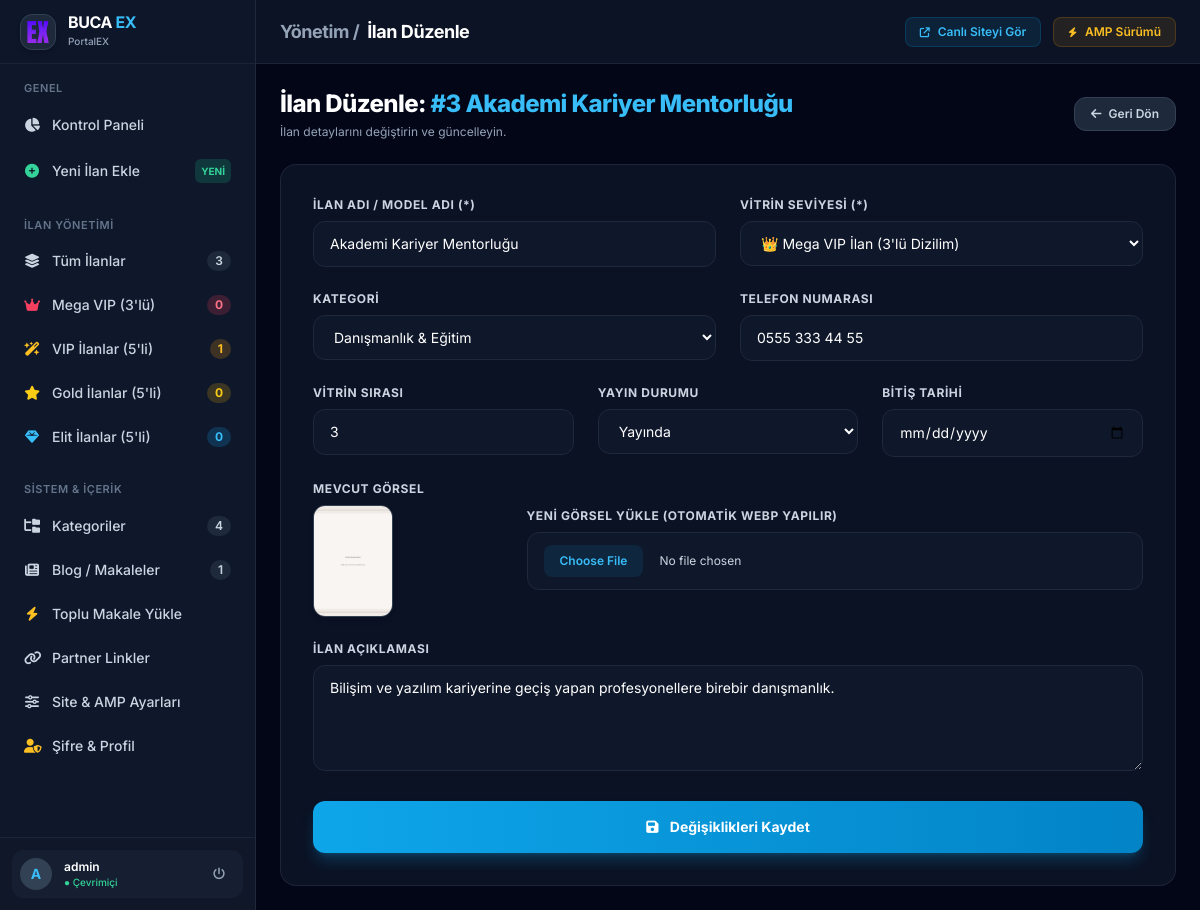
Page /admin/ilan-duzenle.php?id=3 (signed in) on the committed database.
### tables this page shows
CREATE TABLE `uyeler` (
  `id` INT NOT NULL AUTO_INCREMENT,
  `isim` VARCHAR(255) NOT NULL,
  `telefon` VARCHAR(50) DEFAULT '',
  `sehir` VARCHAR(100) DEFAULT 'İzmir',
  `semt` VARCHAR(100) DEFAULT 'Merkez',
  `kategori` INT DEFAULT 1,
  `resim` VARCHAR(255) DEFAULT 'placeholder.jpg',
  `aciklama` TEXT,
  `seviye` VARCHAR(50) DEFAULT 'Standart',
  `sira` INT DEFAULT 0,
  `durum` VARCHAR(50) DEFAULT 'Yayında',
  `seo` VARCHAR(255) NOT NULL,
  `tarih` VARCHAR(50) DEFAULT '',
  `btarih` VARCHAR(50) DEFAULT '',
  PRIMARY KEY (`id`),
  KEY `idx_uyeler_durum` (`durum`),
  KEY `idx_uyeler_seo` (`seo`),
  KEY `idx_uyeler_kat` (`kategori`)
);

CREATE TABLE `kategori` (
  `id` INT NOT NULL AUTO_INCREMENT,
  `baslik` VARCHAR(255) NOT NULL,
  `seo` VARCHAR(255) NOT NULL,
  `odak` VARCHAR(255) DEFAULT 'İzmir',
  `meta` TEXT,
  `anahtar` TEXT,
  `aciklama` TEXT,
  PRIMARY KEY (`id`),
  KEY `idx_kat_seo` (`seo`)
);

### admin/ilan-duzenle.php (the view, shortened to what this page needs)
<?php
require_once('header.php');
$id = isset($_GET['id']) ? intval($_GET['id']) : 0;
$stmt = $conn->prepare("SELECT * FROM uyeler WHERE id = ?");
$stmt->execute([$id]);
$row = $stmt->fetch(PDO::FETCH_ASSOC);
?>
<div class="max-w-4xl mx-auto">
    <div class="mb-6 flex items-center justify-between">
        <div>
            <h2 class="text-2xl font-extrabold text-white tracking-tight">İlan Düzenle: <span class="text-sky-400">#<?= $row['id']; ?> <?= htmlspecialchars($row['isim']); ?></span></h2>
            <p class="text-xs text-slate-400 mt-1">İlan detaylarını değiştirin ve güncelleyin.</p>
        </div>
        <a href="ilanlar.php" class="px-4 py-2 bg-slate-800 hover:bg-slate-700 text-slate-300 text-xs font-semibold rounded-xl border border-slate-700 transition-all">
            <i class="fa-solid fa-arrow-left mr-1"></i> Geri Dön
        </a>
    </div>
    <form method="POST" action="" enctype="multipart/form-data" class="glass-panel p-8 rounded-2xl space-y-6">
        <div class="grid grid-cols-1 md:grid-cols-2 gap-6">
            <div>
                <label class="block text-xs font-bold text-slate-300 uppercase tracking-wider mb-2">İlan Adı / Model Adı (*)</label>
                <input type="text" name="isim" value="<?= htmlspecialchars($row['isim']); ?>" required class="w-full px-4 py-3 bg-slate-900 border border-slate-800 rounded-xl text-sm text-white focus:outline-none focus:border-sky-500">
            </div>
            <div>
                <label class="block text-xs font-bold text-slate-300 uppercase tracking-wider mb-2">Vitrin Seviyesi (*)</label>
                <select name="seviye" required class="w-full px-4 py-3 bg-slate-900 border border-slate-800 rounded-xl text-sm text-white focus:outline-none focus:border-sky-500">
                    <option value="mega" <?= $row['seviye'] == 'mega' ? 'selected' : ''; ?>>👑 Mega VIP İlan (3'lü Dizilim)</option>
                </select>
            </div>
        </div>
        <div class="grid grid-cols-1 md:grid-cols-2 gap-6">
            <div>
                <label class="block text-xs font-bold text-slate-300 uppercase tracking-wider mb-2">Kategori</label>
                <select name="kategori" class="w-full px-4 py-3 bg-slate-900 border border-slate-800 rounded-xl text-sm text-white focus:outline-none focus:border-sky-500">
                    <?php
                    $kats = $conn->query("SELECT id, baslik FROM kategori ORDER BY baslik ASC")->fetchAll(PDO::FETCH_ASSOC);
                    foreach($kats as $k): ?>
                    <option value="<?= $k['id']; ?>" <?= $k['id'] == $row['kategori'] ? 'selected' : ''; ?>><?= htmlspecialchars($k['baslik']); ?></option>
                    <?php endforeach; ?>
                </select>
            </div>
            <div>
                <label class="block text-xs font-bold text-slate-300 uppercase tracking-wider mb-2">Telefon Numarası</label>
                <input type="text" name="telefon" value="<?= htmlspecialchars($row['telefon']); ?>" class="w-full px-4 py-3 bg-slate-900 border border-slate-800 rounded-xl text-sm text-white focus:outline-none focus:border-sky-500">
            </div>
        </div>
        <div class="grid grid-cols-1 md:grid-cols-3 gap-6">
            <div>
                <label class="block text-xs font-bold text-slate-300 uppercase tracking-wider mb-2">Vitrin Sırası</label>
                <input type="number" name="sira" value="<?= intval($row['sira']); ?>" class="w-full px-4 py-3 bg-slate-900 border border-slate-800 rounded-xl text-sm text-white focus:outline-none focus:border-sky-500">
            </div>
            <div>
                <label class="block text-xs font-bold text-slate-300 uppercase tracking-wider mb-2">Yayın Durumu</label>
                <select name="durum" class="w-full px-4 py-3 bg-slate-900 border border-slate-800 rounded-xl text-sm text-white focus:outline-none focus:border-sky-500">
                    <option value="Yayında" <?= $row['durum'] == 'Yayında' ? 'selected' : ''; ?>>Yayında</option>
                </select>
            </div>
            <div>
                <label class="block text-xs font-bold text-slate-300 uppercase tracking-wider mb-2">Bitiş Tarihi</label>
                <input type="date" name="btarih" value="<?= htmlspecialchars($row['btarih']); ?>" class="w-full px-4 py-3 bg-slate-900 border border-slate-800 rounded-xl text-sm text-white focus:outline-none focus:border-sky-500">
            </div>
        </div>
        <div class="grid grid-cols-1 md:grid-cols-4 gap-6 items-center">
            <div class="md:col-span-1">
                <span class="block text-xs font-bold text-slate-300 uppercase tracking-wider mb-2">Mevcut Görsel</span>
                <img src="../modelresim/<?= htmlspecialchars($row['resim'] ?: 'resimyok.png'); ?>" class="w-20 h-28 object-cover rounded-xl border border-slate-700 shadow-md">
            </div>
            <div class="md:col-span-3">
                <label class="block text-xs font-bold text-slate-300 uppercase tracking-wider mb-2">Yeni Görsel Yükle (Otomatik WebP Yapılır)</label>
                <input type="file" name="dosya" accept="image/*" class="w-full px-4 py-3 bg-slate-900 border border-slate-800 rounded-xl text-xs text-slate-300 file:mr-4 file:py-2 file:px-4 file:rounded-lg file:border-0 file:text-xs file:font-semibold file:bg-sky-500/10 file:text-sky-400 hover:file:bg-sky-500/20">
            </div>
        </div>
        <div>
            <label class="block text-xs font-bold text-slate-300 uppercase tracking-wider mb-2">İlan Açıklaması</label>
            <textarea name="aciklama" rows="4" class="w-full px-4 py-3 bg-slate-900 border border-slate-800 rounded-xl text-sm text-white focus:outline-none focus:border-sky-500"><?= htmlspecialchars($row['aciklama']); ?></textarea>
        </div>
        <button type="submit" name="guncelle" class="w-full py-4 bg-gradient-to-r from-sky-500 to-sky-600 hover:from-sky-400 hover:to-sky-500 text-white font-bold text-sm rounded-xl shadow-lg shadow-sky-500/25 transition-all">
            <i class="fa-solid fa-floppy-disk mr-2"></i> Değişiklikleri Kaydet
        </button>
    </form>
</div>
<?php require_once('footer.php'); ?>

### admin/header.php (style rules this page uses)
body { font-family: 'Inter', sans-serif; }
.glass-panel { background: rgba(15, 23, 42, 0.75); backdrop-filter: blur(12px); border: 1px solid rgba(255, 255, 255, 0.08); }

### rows in the picture
uyeler: id "3", isim "Akademi Kariyer Mentorluğu", kategori "Danışmanlık & Eğitim", telefon "0555 333 44 55", sira "3", durum "Yayında", resim (placeholder picture), aciklama "Bilişim ve yazılım kariyerine geçiş yapan profesyonellere birebir danışmanlık."

### other values in the picture
$stats['total_ilan'] "3"
$stats['mega_count'] "0"
$stats['vip_count'] "1"
$stats['gold_count'] "0"
$stats['elit_count'] "0"
$kat_count "4"
$blog_count "1"
substr($_SESSION['site_user'] ?? 'A', 0, 1) "A"
$_SESSION['site_user'] "admin"
